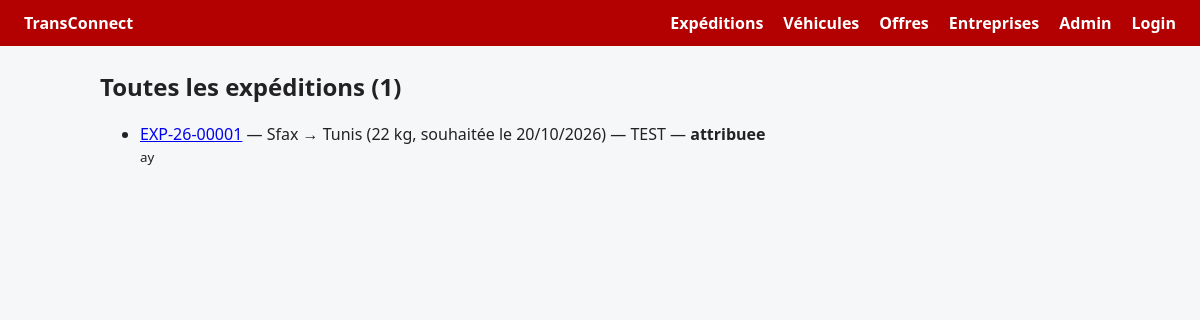
Before: /expeditions/expedition_list/ with the older database file.
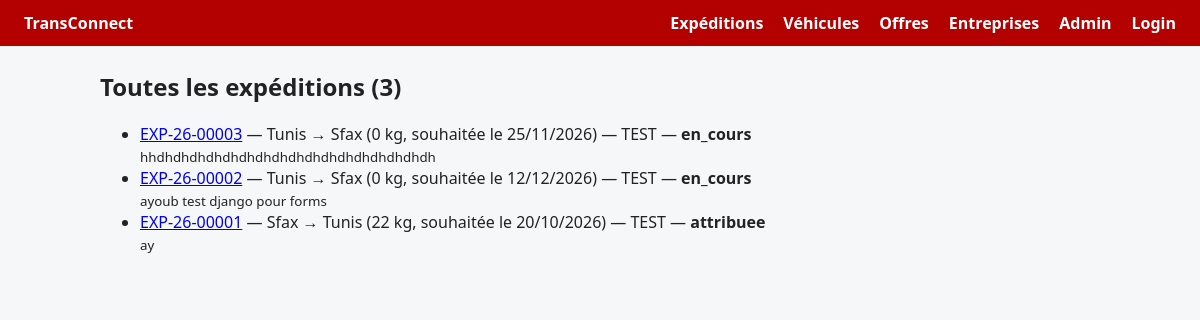
After: the same page with the newer database file.
### ExpeditionsApp/models.py (models this page shows, shortened)
class Expedition(models.Model):
    reference = models.CharField(
        max_length=20,
        unique=True,
        editable=False,
        validators=[
            RegexValidator(
                regex=r"^EXP-\d{2}-\d{5}$",
                message="La reference doit suivre le format EXP-AA-NNNNN.",
            )
        ],
    )
    ville_depart = models.CharField()
    ville_arrivee = models.CharField()
    poids_kg = models.DecimalField(
        max_digits=10,
        decimal_places=2,
        validators=[MinValueValidator(Decimal("0.01"))],
    )
    date_souhaitee = models.DateField()
    description = models.TextField()
    statut = models.CharField(
        max_length=30,
        choices=[
            ("publiee", "publiee"),
            ("attribuee", "attribuee"),
            ("en_cours", "en_cours"),
            ("livree", "livree"),
            ("annulee", "annulee"),
        ],
        default="publiee",
    )
    created_at = models.DateTimeField(auto_now_add=True)
    updated_at = models.DateTimeField(auto_now=True)
    entreprise = models.ForeignKey(
        Entreprise,
        on_delete=models.CASCADE,
        related_name="expedition",
        limit_choices_to={"type_entreprise": "chargeur"},
    )
    class Meta:
        constraints = [
            models.CheckConstraint(
                condition=models.Q(poids_kg__gt=0),
                name="expedition_poids_kg_positif",
            )
        ]

### EntreprisesApp/models.py (models this page shows, shortened)
class Entreprise(models.Model):
    raison_sociale = models.CharField()
    matricule_fiscal = models.CharField(
        max_length=17,
        unique=True,
        validators=[
            RegexValidator(
                regex=r"^\d{7}[/ -]?[A-Za-z][/ -]?[ABDNPEabdnpe][/ -]?[MPCNEmpcne][/ -]?\d{3}$",
                message="Matricule fiscal invalide (ex. 1234567AAM000 ou 1234567/A/A/M/000).",
            )
        ],
    )
    type_entreprise = models.CharField(
        choices=[
            ("chargeur", "chargeur"),
            ("transporteur", "transporteur"),
        ]
    )
    adresse = models.TextField(validators=[MinLengthValidator(20)])
    created_at = models.DateTimeField(auto_now_add=True)
    updated_at = models.DateTimeField(auto_now=True)
    gerant = models.OneToOneField(
        settings.AUTH_USER_MODEL,
        on_delete=models.CASCADE,
        related_name="entreprise",
    )

### ExpeditionsApp/views.py (the view)
# urls.py: path('expedition_list/', Expedition_list.as_view(), name='expedition_list'),
class Expedition_list(ListView):
    model = Expedition
    template_name = "expeditions/liste.html"
    context_object_name = "expeditions"
    extra_context = {"titre": "Toutes les expéditions"}
    def get_queryset(self):
        return (
            Expedition.objects
            .select_related("entreprise")
            .order_by("-created_at")
        )

### ExpeditionsApp/templates/expeditions/liste.html (shortened to what this page needs)
{% extends "base.html" %}
{% block content %}
<h2>{{ titre|default:"Expéditions publiées" }} ({{ expeditions|length }})</h2>
<ul>
    {% for expedition in expeditions %}
    <li>
        <a href="{% url 'expedition_detail' expedition.pk %}">{{ expedition.reference }}</a>
        — {{ expedition.ville_depart|title }} → {{ expedition.ville_arrivee|title }}
        ({{ expedition.poids_kg|floatformat:0 }} kg,
        souhaitée le {{ expedition.date_souhaitee|date:"d/m/Y" }})
        — {{ expedition.entreprise.raison_sociale|upper }}
        — <strong>{{ expedition.get_statut_display }}</strong>
        <br>
        <small>{{ expedition.description|default:"Aucune description fournie."|truncatewords:15 }}</small>
    </li>
    {% empty %}
    <li>Aucune expédition disponible pour le moment.</li>
    {% endfor %}
</ul>
{% endblock %}

Changed rows visible on the page:
added Expedition: reference "EXP-26-00003", ville_depart "Tunis", ville_arrivee "Sfax", poids_kg "0", date_souhaitee "25/11/2026", entreprise.raison_sociale "TEST", statut "en_cours", description "hhdhdhdhdhdhdhdhdhdhdhdhdhdhdhdhdhdh"
added Expedition: reference "EXP-26-00002", ville_depart "Tunis", ville_arrivee "Sfax", poids_kg "0", date_souhaitee "12/12/2026", entreprise.raison_sociale "TEST", statut "en_cours", description "ayoub test django pour forms"
Other visible differences:
{{ expeditions|length }}: "1" → "3"
